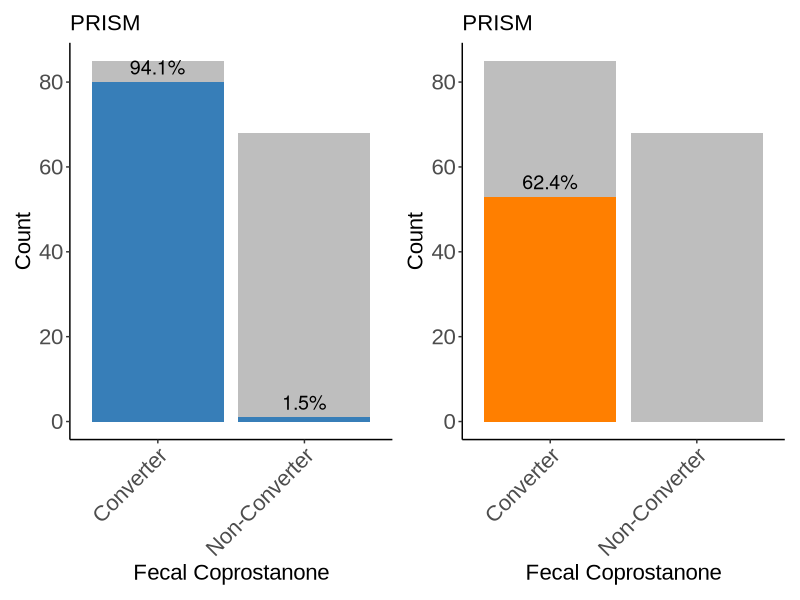
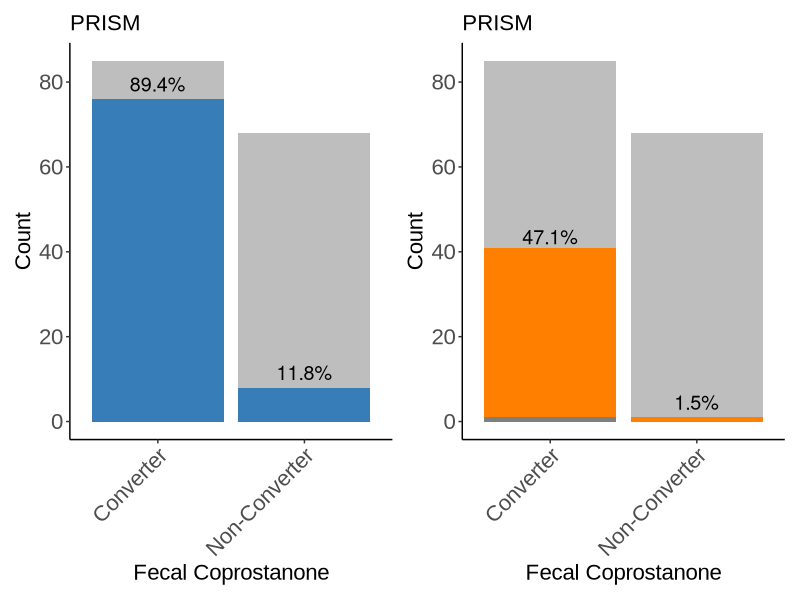
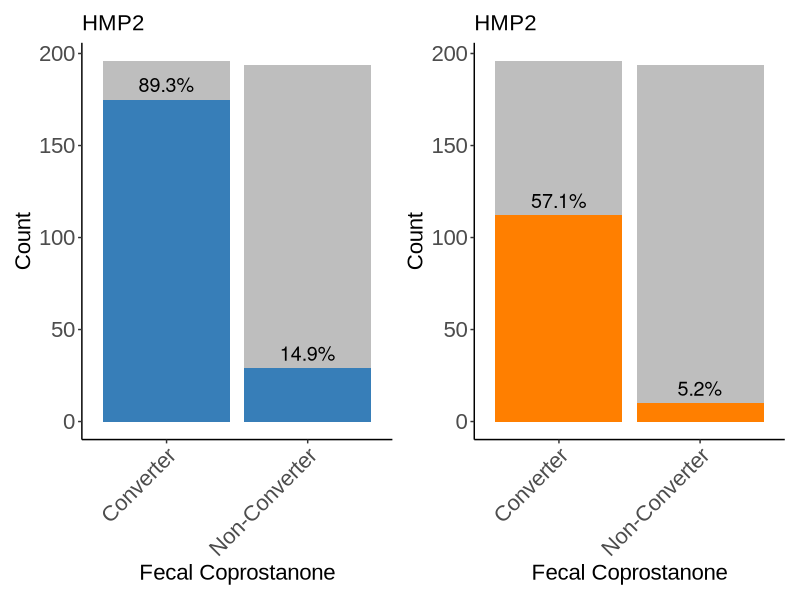
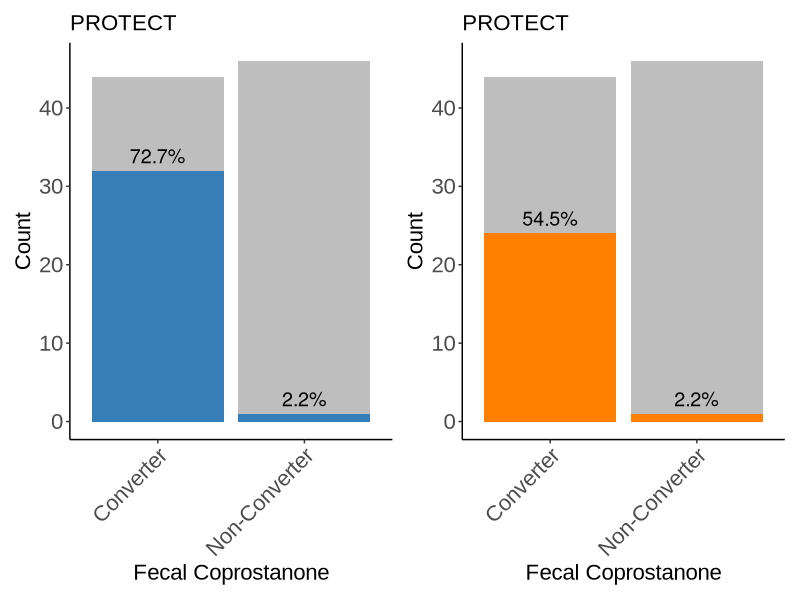
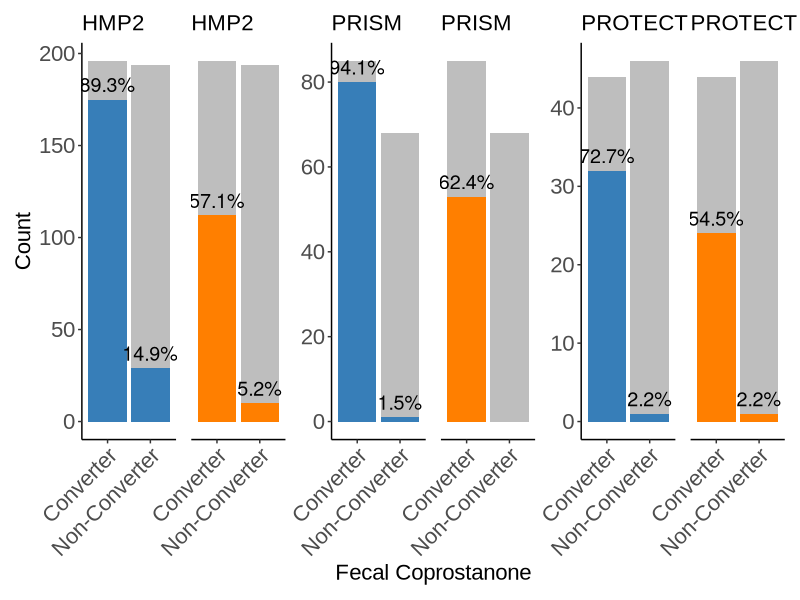
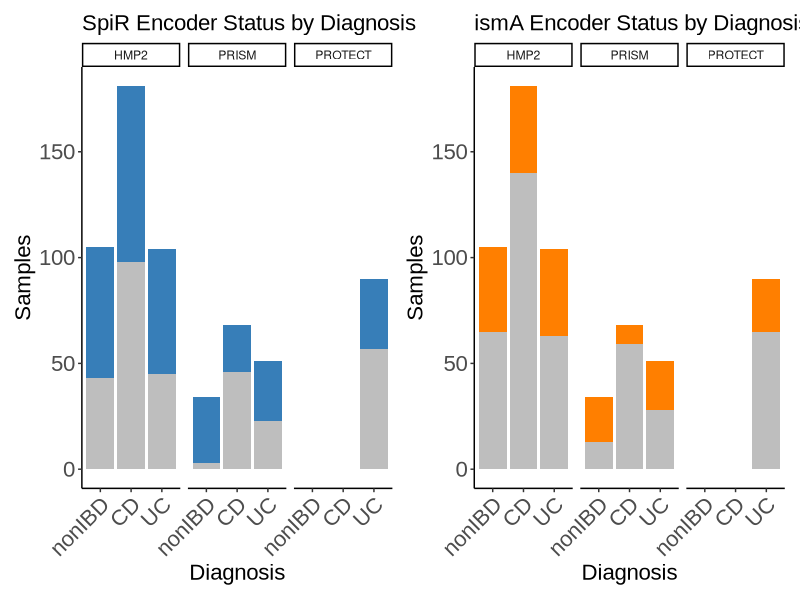
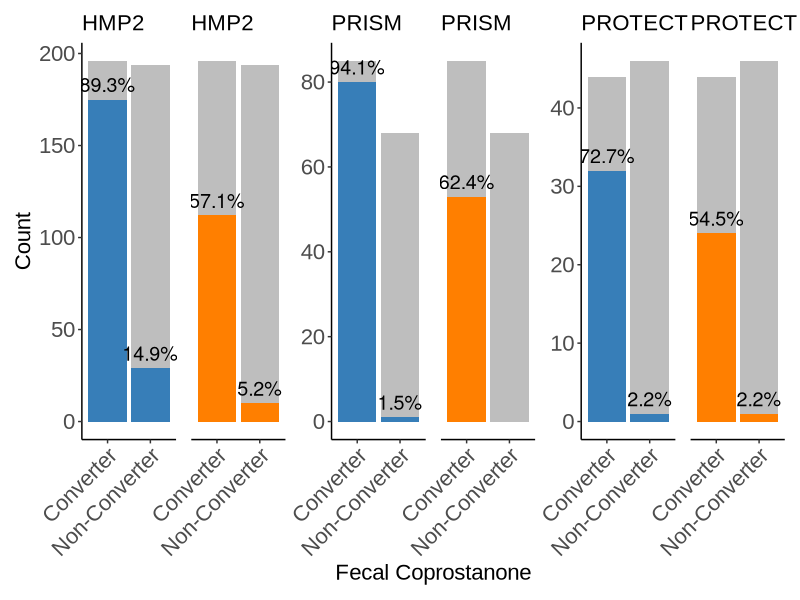
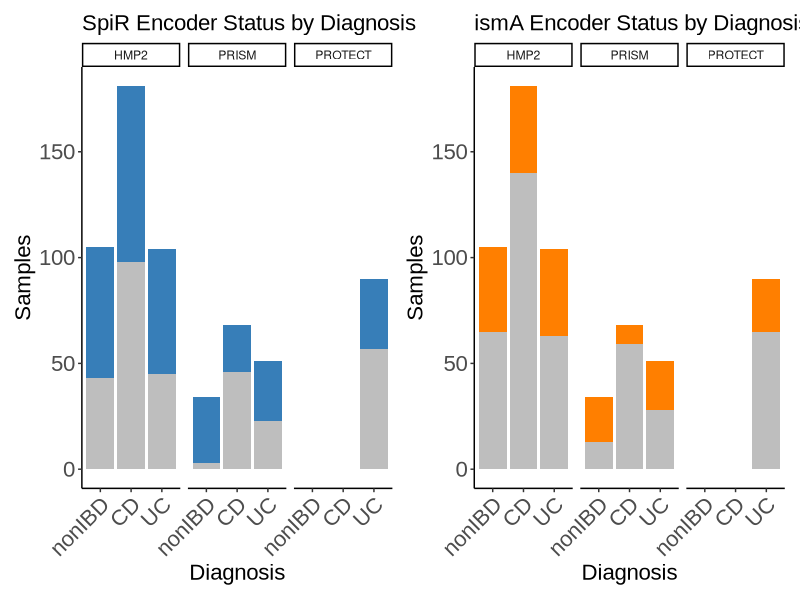

Here is the R script that generated these plots, in order: (Note: this script raises an error after producing the figures.)
## ---- chunk 1
knitr::opts_chunk$set(echo = TRUE)
library(ggplot2)
library(dplyr)
library(tidyr)
library(tibble)
library(rstudioapi)

## ---- chunk 2
setwd(dirname(rstudioapi::getActiveDocumentContext()$path))
data <- read.csv("../Tables/Supplemental_Table_Metagenomics.txt", sep="\t")

## ---- chunk 3
processed <- data %>%
  filter(total_reads >= 1000000) %>%
  mutate(SpiR_species_cpm = reads_mapped_SpiR_species / total_reads * 1000000) %>%
  mutate(ismA_species_cpm = reads_mapped_ismA_species / total_reads * 1000000) %>%
  mutate(ismA_gene_cpm = reads_mapped_ismA_gene / total_reads * 1000000) %>%
  mutate(SpiR_gene_cpm = reads_mapped_SpiR_gene / total_reads * 1000000)

# Any sample with above 1 cpm for ismA/SpiR is considered to have that gene
processed <- processed %>%
  mutate(ismA_Encoder = ifelse(ismA_gene_cpm >= 1, "Encoder", "Non-Encoder")) %>%
  mutate(SpiR_Encoder = ifelse(SpiR_gene_cpm >= 1, "Encoder", "Non-Encoder")) %>%
  mutate(ismA_species_Encoder = ifelse(ismA_species_cpm >= 18000, "Encoder", "Non-Encoder")) %>%
  mutate(SpiR_species_Encoder = ifelse(SpiR_species_cpm >= 18000, "Encoder", "Non-Encoder")) 
## ---- chunk 4

# function to plot bar graph for SpiR
plot_summary_SpiR <- function(data, study) {
  SpiR_summary <- data %>%
    filter(Study == study) %>%
    mutate(Converter = ifelse(area_coprostanol > get(paste(study, "_area_threshold", sep="")), "Converter", "Non-Converter")) %>%
    group_by(Converter, SpiR_Encoder) %>%
    summarise(Count = n(), .groups = "drop") %>%
    group_by(Converter) %>%
    mutate(Percentage = (Count / sum(Count)) * 100)
  
  SpiR_summary[['SpiR_Encoder']] <- factor(SpiR_summary[['SpiR_Encoder']], levels = c("Non-Encoder", "Encoder"))
  
  p <- ggplot(SpiR_summary, aes(x = Converter, y = Count, fill = SpiR_Encoder)) +
    geom_bar(stat = "identity") +
    scale_fill_manual(values = c("Encoder" = "#377eb8", "Non-Encoder" = "gray")) +  # Custom colors
    labs(
      title = study,
      x = "Fecal Coprostanone",
      xlabs = "Detected, Undetected",
      y = "Count"
    ) +
    theme_classic() +
    guides(fill = guide_legend(title = "ecSpiR")) +
    theme(
      axis.text.x = element_text(angle = 45, hjust = 1, family = "Arial"),
      legend.position = "none",
      axis.title = element_text(size = 16, family = "Arial"),  # Axis titles
      axis.text = element_text(size = 16, family = "Arial"),   # Axis labels (tick marks)
      plot.title = element_text(size = 16, family = "Arial"),  # Plot title
      legend.title = element_text(size = 16, family = "Arial"),  # Legend title
      legend.text = element_text(size = 16, family = "Arial")
    ) +
    geom_text(
      data = subset(SpiR_summary, SpiR_Encoder == "Encoder"),
      aes(label = paste0(round(Percentage, 1), "%")),
      vjust = -0.5,
      color = "black",
      size = 5
    )
  
    return(list(plot = p, summary_table = SpiR_summary))
}

plot_summary_ismA <- function(data, study) {
  SpiR_summary <- data %>%
    filter(Study == study) %>%
    mutate(Converter = ifelse(area_coprostanol > get(paste(study, "_area_threshold", sep="")), "Converter", "Non-Converter")) %>%
    group_by(Converter, ismA_Encoder) %>%
    summarise(Count = n(), .groups = "drop") %>%
    group_by(Converter) %>%
    mutate(Percentage = (Count / sum(Count)) * 100)
  
  SpiR_summary[['ismA_Encoder']] <- factor(SpiR_summary[['ismA_Encoder']], levels = c("Non-Encoder", "Encoder"))
  
  p <- ggplot(SpiR_summary, aes(x = Converter, y = Count, fill = ismA_Encoder)) +
    geom_bar(stat = "identity") +
    scale_fill_manual(values = c("Encoder" = "#ff7f00", "Non-Encoder" = "gray")) +
    labs(
      title = study,
      x = "Fecal Coprostanone",
      xlabs = "Detected, Undetected",
      y = "Count"
    ) +
    theme_classic() +
    guides(fill = guide_legend(title = "ismA")) +
    theme(
      axis.text.x = element_text(angle = 45, hjust = 1, family = "Arial"),
      legend.position = "none",
      axis.title = element_text(size = 16, family = "Arial"),  # Axis titles
      axis.text = element_text(size = 16, family = "Arial"),   # Axis labels (tick marks)
      plot.title = element_text(size = 16, family = "Arial"),  # Plot title
      legend.title = element_text(size = 16, family = "Arial"),  # Legend title
      legend.text = element_text(size = 16, family = "Arial")
    ) +
    geom_text(
      data = subset(SpiR_summary, ismA_Encoder == "Encoder"),
      aes(label = paste0(round(Percentage, 1), "%")),
      vjust = -0.5,
      color = "black",
      size = 5
    )
  
  return(list(plot = p, summary_table = SpiR_summary))
}

## ---- chunk 5

# function to plot bar graph for species
plot_summary_SpiR_species <- function(data, study) {
  SpiR_summary <- data %>%
    filter(Study == study) %>%
    mutate(Converter = ifelse(area_coprostanol > get(paste(study, "_area_threshold", sep="")), "Converter", "Non-Converter")) %>%
    group_by(Converter, SpiR_species_Encoder) %>%
    summarise(Count = n(), .groups = "drop") %>%
    group_by(Converter) %>%
    mutate(Percentage = (Count / sum(Count)) * 100)
  
  SpiR_summary[['SpiR_species_Encoder']] <- factor(SpiR_summary[['SpiR_species_Encoder']], levels = c("Non-Encoder", "Encoder"))
  
  p <- ggplot(SpiR_summary, aes(x = Converter, y = Count, fill = SpiR_species_Encoder)) +
    geom_bar(stat = "identity") +
    scale_fill_manual(values = c("Encoder" = "#377eb8", "Non-Encoder" = "gray")) +  # Custom colors
    labs(
      title = study,
      x = "Fecal Coprostanone",
      xlabs = "Detected, Undetected",
      y = "Count"
    ) +
    theme_classic() +
    guides(fill = guide_legend(title = "ecSpiR")) +
    theme(
      axis.text.x = element_text(angle = 45, hjust = 1, family = "Arial"),
      legend.position = "none",
      axis.title = element_text(size = 16, family = "Arial"),  # Axis titles
      axis.text = element_text(size = 16, family = "Arial"),   # Axis labels (tick marks)
      plot.title = element_text(size = 16, family = "Arial"),  # Plot title
      legend.title = element_text(size = 16, family = "Arial"),  # Legend title
      legend.text = element_text(size = 16, family = "Arial")
    ) +
    geom_text(
      data = subset(SpiR_summary, SpiR_species_Encoder == "Encoder"),
      aes(label = paste0(round(Percentage, 1), "%")),
      vjust = -0.5,
      color = "black",
      size = 5
    )
  
  return(list(plot = p, summary_table = SpiR_summary))
}

plot_summary_ismA_species <- function(data, study) {
  ismA_summary_2 <- data %>%
    filter(Study == study) %>%
    mutate(Converter = ifelse(area_coprostanol > get(paste(study, "_area_threshold", sep="")), "Converter", "Non-Converter")) %>%
    group_by(Converter, ismA_species_Encoder) %>%
    summarise(Count = n(), .groups = "drop") %>%
    group_by(Converter) %>%
    mutate(Percentage = (Count / sum(Count)) * 100)
  
  ismA_summary_2[['ismA_species_Encoder']] <- factor(ismA_summary_2[['ismA_species_Encoder']], levels = c("Non-Encoder", "Encoder"))
  
  ismA_summary_2
  
  p2_2 <- ggplot(ismA_summary_2, aes(x = Converter, y = Count, fill = ismA_species_Encoder)) +
    geom_bar(stat = "identity") +
    scale_fill_manual(values = c("Encoder" = "#ff7f00", "Non-Encoder" = "gray")) +
    labs(
      title = study,
      x = "Fecal Coprostanone",
      xlabs = "Detected, Undetected",
      y = "Count"
    ) +
    theme_classic() +
    guides(fill = guide_legend(title = "ismA")) +
    theme(
      axis.text.x = element_text(angle = 45, hjust = 1, family = "Arial"),
      legend.position = "none",
      axis.title = element_text(size = 16, family = "Arial"),
      axis.text = element_text(size = 16, family = "Arial"), 
      plot.title = element_text(size = 16, family = "Arial"),  # Plot title
      legend.title = element_text(size = 16, family = "Arial"),  # Legend title
      legend.text = element_text(size = 16, family = "Arial")
    ) +
    geom_text(
      data = subset(ismA_summary_2, ismA_species_Encoder == "Encoder"),
      aes(label = paste0(round(Percentage, 1), "%")),
      vjust = -0.5,
      color = "black",
      size = 5
    )
  
  return(list(plot = p2_2, summary_table = ismA_summary_2))
}

## ---- chunk 6

library(patchwork)

PRISM_area_threshold <- 1e6

p1 <- plot_summary_SpiR(processed, "PRISM")

p2 <- plot_summary_ismA(processed, "PRISM")

prism <- p1$plot + p2$plot

prism

p1_s <- plot_summary_SpiR_species(processed, "PRISM")

p2_s <- plot_summary_ismA_species(processed, "PRISM")

prism_s <- p1_s$plot + p2_s$plot

prism_s

## ---- chunk 7

library(patchwork)

HMP2_area_threshold <- 1e6

p3 <- plot_summary_SpiR(processed, "HMP2")

p4 <- plot_summary_ismA(processed, "HMP2")

hmp2 <- p3$plot + p4$plot

hmp2

p3_s <- plot_summary_SpiR_species(processed, "HMP2")

p4_s <- plot_summary_ismA_species(processed, "HMP2")

## ---- chunk 8

library(patchwork)

PROTECT_area_threshold <- 1e5

p5 <- plot_summary_SpiR(processed, "PROTECT")

p6 <- plot_summary_ismA(processed, "PROTECT")

protect <- p5$plot + p6$plot

protect

p5_s <- plot_summary_SpiR_species(processed, "PROTECT")

p6_s <- plot_summary_ismA_species(processed, "PROTECT")

## ---- chunk 9

combined_plot <- p3$plot + p4$plot + p1$plot + p2$plot + p5$plot + p6$plot  + plot_layout(guides = "collect", axes = "collect", nrow = 1, widths=10)

combined_plot

ggsave("Fig_Propotions.svg", plot = combined_plot, device = "svg", width = 89 * 3 / 25.4, height = 89 * 2 * 0.75 / 25.4, units = "in")

## ---- chunk 10

disease_summary_ismA <- processed %>%
  mutate(Diagnosis = factor(Diagnosis, levels = c("nonIBD", "CD", "UC")))  %>%
  mutate(ismA_Encoder = factor(ismA_Encoder, levels = c("Encoder", "Non-Encoder")))  %>%
  group_by(Diagnosis, ismA_Encoder, Study) %>%
  summarise(Count = n(), .groups = "drop") %>%
  group_by(Diagnosis) %>%
  mutate(Percentage = (Count / sum(Count)) * 100)

disease_summary_SpiR <- processed %>%
  mutate(Diagnosis = factor(Diagnosis, levels = c("nonIBD", "CD", "UC")))  %>%
  mutate(SpiR_Encoder = factor(SpiR_Encoder, levels = c("Encoder", "Non-Encoder")))  %>%
  group_by(Diagnosis, SpiR_Encoder, Study) %>%
  summarise(Count = n(), .groups = "drop") %>%
  group_by(Diagnosis) %>%
  mutate(Percentage = (Count / sum(Count)) * 100)


# For disease_summary_ismA plot
p_ismA <- ggplot(disease_summary_ismA, aes(x = Diagnosis, y = Count, fill = ismA_Encoder)) +
  geom_bar(stat = "identity", position = "stack") +
  scale_fill_manual(values = c("Encoder" = "#ff7f00", "Non-Encoder" = "gray")) +
  labs(
    x = "Diagnosis",
    y = "Samples",
    title = "ismA Encoder Status by Diagnosis"
  ) +
  facet_wrap(~Study) +
  theme_classic() +
  theme(axis.text.x = element_text(angle = 45, hjust = 1, family = "Arial"), legend.position = "none",
        axis.title = element_text(size = 16, family = "Arial"),  # Axis titles
    axis.text = element_text(size = 16, family = "Arial"),   # Axis labels (tick marks)
    plot.title = element_text(size = 16, family = "Arial"),  # Plot title
    legend.title = element_text(size = 16, family = "Arial"),  # Legend title
    legend.text = element_text(size = 16, family = "Arial")) 

# For disease_summary_SpiR plot
p_SpiR <- ggplot(disease_summary_SpiR, aes(x = Diagnosis, y = Count, fill = SpiR_Encoder)) +
  geom_bar(stat = "identity", position = "stack") +
  scale_fill_manual(values = c("Encoder" = "#377eb8", "Non-Encoder" = "gray")) +
  labs(
    x = "Diagnosis",
    y = "Samples",
    title = "SpiR Encoder Status by Diagnosis"
  ) +
  facet_wrap(~Study) +
  theme_classic() +
  theme(axis.text.x = element_text(angle = 45, hjust = 1, family = "Arial"), legend.position = "none",
        axis.title = element_text(size = 16, family = "Arial"), 
    axis.text = element_text(size = 16, family = "Arial"),  
    plot.title = element_text(size = 16, family = "Arial"), 
    legend.title = element_text(size = 16, family = "Arial"),
    legend.text = element_text(size = 16, family = "Arial")) 



d_all <- p_SpiR + p_ismA

d_all

ggsave("Fig_Disease.svg", plot = d_all, device = "svg", width = 89 * 3 / 25.4, height = 89 * 2 * 0.75 / 25.4, units = "in")


## ---- chunk 11

# Proportions tests
# HMP2 for converters
prop.test(matrix(c(175,21,112,84), ncol = 2, byrow = TRUE), alternative="greater")

# PRISM for converters
prop.test(matrix(c(80,5,53,32), ncol = 2, byrow = TRUE), alternative="greater")

# PROTECT for converters
prop.test(matrix(c(32,12,24,20), ncol = 2, byrow = TRUE), alternative="greater")


# Fischers test

# PRISM
SpiR_matrix_prism <- p1$summary_table %>%
  select(Converter, SpiR_Encoder, Count) %>%
  pivot_wider(names_from = Converter, values_from = Count) %>%
  column_to_rownames("SpiR_Encoder")

SpiR_matrix_prism[is.na(SpiR_matrix_prism)] <- 0

fischer_prism <- fisher.test(as.matrix(SpiR_matrix_prism)+1)

fischer_prism

ismA_matrix_prism <- p2$summary_table %>%
  select(Converter, ismA_Encoder, Count) %>%
  pivot_wider(names_from = Converter, values_from = Count) %>%
  column_to_rownames("ismA_Encoder")

ismA_matrix_prism[is.na(ismA_matrix_prism)] <- 0

fischer_prism_ismA <- fisher.test(as.matrix(ismA_matrix_prism)+1)

fischer_prism_ismA

# HMP2
SpiR_matrix_hmp2 <- p3$summary_table %>%
  select(Converter, SpiR_Encoder, Count) %>%
  pivot_wider(names_from = Converter, values_from = Count) %>%
  column_to_rownames("SpiR_Encoder")

SpiR_matrix_hmp2[is.na(SpiR_matrix_hmp2)] <- 0

SpiR_hmp2_fischer <- fisher.test(as.matrix(SpiR_matrix_hmp2)+1)

SpiR_hmp2_fischer

ismA_matrix_hmp2 <- p4$summary_table %>%
  select(Converter, ismA_Encoder, Count) %>%
  pivot_wider(names_from = Converter, values_from = Count) %>%
  column_to_rownames("ismA_Encoder")

ismA_matrix_hmp2[is.na(ismA_matrix_hmp2)] <- 0

ismA_hmp2_fischer <- fisher.test(as.matrix(ismA_matrix_hmp2)+1)

ismA_hmp2_fischer

# PROTECT
SpiR_matrix_protect <- p5$summary_table %>%
  select(Converter, SpiR_Encoder, Count) %>%
  pivot_wider(names_from = Converter, values_from = Count) %>%
  column_to_rownames("SpiR_Encoder")

SpiR_matrix_protect[is.na(SpiR_matrix_protect)] <- 0

protect_SpiR_fischer <- fisher.test(as.matrix(SpiR_matrix_protect)+1)

protect_SpiR_fischer

ismA_matrix_protect <- p6$summary_table %>%
  select(Converter, ismA_Encoder, Count) %>%
  pivot_wider(names_from = Converter, values_from = Count) %>%
  column_to_rownames("ismA_Encoder")

ismA_matrix_protect[is.na(ismA_matrix_protect)] <- 0

protect_ismA_fischer <- fisher.test(as.matrix(ismA_matrix_protect)+1)

protect_ismA_fischer
## ---- chunk 12

# Proportions tests
# HMP2 for converters
prop.test(matrix(c(117,79,68,128), ncol = 2, byrow = TRUE), alternative="greater")

# PRISM for converters
prop.test(matrix(c(76,9,40,44), ncol = 2, byrow = TRUE), alternative="greater")

# PROTECT for converters
prop.test(matrix(c(30,14,17,27), ncol = 2, byrow = TRUE), alternative="greater")


# Fischers test

# PRISM
SpiR_matrix_prism <- p1_s$summary_table %>%
  select(Converter, SpiR_species_Encoder, Count) %>%
  pivot_wider(names_from = Converter, values_from = Count) %>%
  column_to_rownames("SpiR_species_Encoder")

SpiR_matrix_prism[is.na(SpiR_matrix_prism)] <- 0

fischer_prism <- fisher.test(as.matrix(SpiR_matrix_prism)+1)

fischer_prism

ismA_matrix_prism <- p2_s$summary_table %>%
  filter(!is.na(ismA_species_Encoder)) %>%
  select(Converter, ismA_species_Encoder, Count) %>%
  pivot_wider(names_from = Converter, values_from = Count) %>%
  column_to_rownames("ismA_species_Encoder")

ismA_matrix_prism[is.na(ismA_matrix_prism)] <- 0

fischer_prism_ismA <- fisher.test(as.matrix(ismA_matrix_prism)+1)

fischer_prism_ismA

# HMP2
SpiR_matrix_hmp2 <- p3_s$summary_table %>%
  select(Converter, SpiR_species_Encoder, Count) %>%
  pivot_wider(names_from = Converter, values_from = Count) %>%
  column_to_rownames("SpiR_species_Encoder")

SpiR_matrix_hmp2[is.na(SpiR_matrix_hmp2)] <- 0

SpiR_hmp2_fischer <- fisher.test(as.matrix(SpiR_matrix_hmp2)+1)

SpiR_hmp2_fischer

ismA_matrix_hmp2 <- p4_s$summary_table %>%
  select(Converter, ismA_species_Encoder, Count) %>%
  pivot_wider(names_from = Converter, values_from = Count) %>%
  column_to_rownames("ismA_species_Encoder")

ismA_matrix_hmp2[is.na(ismA_matrix_hmp2)] <- 0

ismA_hmp2_fischer <- fisher.test(as.matrix(ismA_matrix_hmp2)+1)

ismA_hmp2_fischer

# PROTECT
SpiR_matrix_protect <- p5_s$summary_table %>%
  select(Converter, SpiR_species_Encoder, Count) %>%
  pivot_wider(names_from = Converter, values_from = Count) %>%
  column_to_rownames("SpiR_species_Encoder")

SpiR_matrix_protect[is.na(SpiR_matrix_protect)] <- 0

protect_SpiR_fischer <- fisher.test(as.matrix(SpiR_matrix_protect)+1)

protect_SpiR_fischer

ismA_matrix_protect <- p6_s$summary_table %>%
  select(Converter, ismA_species_Encoder, Count) %>%
  pivot_wider(names_from = Converter, values_from = Count) %>%
  column_to_rownames("ismA_species_Encoder")

ismA_matrix_protect[is.na(ismA_matrix_protect)] <- 0

protect_ismA_fischer <- fisher.test(as.matrix(ismA_matrix_protect)+1)

protect_ismA_fischer
## ---- chunk 13

# Define the function

library(dplyr)
library(ggplot2)

# Define the function
plot_study_metabolite <- function(data, Study, area_threshold) {
  # Filter data for the given Study and create necessary variables
  processed2 <- data %>%
    filter(Study == Study) %>%
    mutate(Converter = ifelse(area_coprostanol > area_threshold, "Converter", "Non-Converter")) %>%
    mutate(bar_color = case_when(
      SpiR_species_Encoder == "Encoder" & ismA_species_Encoder == "Encoder" ~ "#B6ADC7",
      SpiR_species_Encoder == "Encoder" & ismA_species_Encoder == "Non-Encoder" ~ "#A3BDD0",
      SpiR_species_Encoder == "Non-Encoder" & ismA_species_Encoder == "Encoder" ~ "#E6B88C",
      TRUE ~ "#c9c9c9"  # Default case (if none of the above are true)
    ))

  # Set the levels of 'bar_color' to ensure the deSpiRed order in the plot
  processed2$bar_color <- factor(processed2$bar_color, levels = c("#c9c9c9", "#E6B88C", "#A3BDD0", "#B6ADC7"))

  # Calculate the percentage for each bar
  processed2 <- processed2 %>%
    group_by(Converter, bar_color) %>%
    mutate(percentage = n() / sum(n()) * 100) %>%
    ungroup()

  # Calculate the count for each bar
  count_data <- processed2 %>%
    group_by(Converter, bar_color) %>%
    summarise(Count = n()) %>%
    ungroup()

  # Create the ggplot using the filtered data
  p <- ggplot(processed2, aes(x = Converter, fill = bar_color)) +
    geom_bar(stat = "count") +  # Use count instead of manually passing y values
    scale_fill_identity() +  # Use the color directly from the 'bar_color' column
    labs(
      x = "Fecal Coprostanone",
      xlabs = ("Detected, Undetected"),
      y = "Count") +
    theme_classic() +
    theme(axis.text.x = element_text(angle = 45, hjust = 1, family = "Arial"), 
          legend.position = "none",
          axis.title = element_text(size = 16, family = "Arial"),  # Axis titles
          axis.text = element_text(size = 16, family = "Arial"),   # Axis labels (tick marks)
          plot.title = element_text(size = 16, family = "Arial"),  # Plot title
          legend.title = element_text(size = 16, family = "Arial"),  # Legend title
          legend.text = element_text(size = 16, family = "Arial"))

  # Return the plot
  return(p)
}

prism_overlap <- plot_overlap(processed, "PRISM", PRISM_area_threshold)

hmp2_overlap <- plot_overlap(processed, "HMP2", HMP2_area_threshold)

protect_overlap <- plot_overlap(processed, "PROTECT", PROTECT_area_threshold)

combined_overlap <-  hmp2_overlap + prism_overlap + protect_overlap + plot_layout(guides = "collect", nrow = 1, widths=10)

combined_overlap

ggsave("Fig_Overlap_species.svg", plot = combined_overlap, device = "svg", width = 89 * 3 / 25.4, height = 89 * 2 * 0.75 / 25.4, units = "in")
